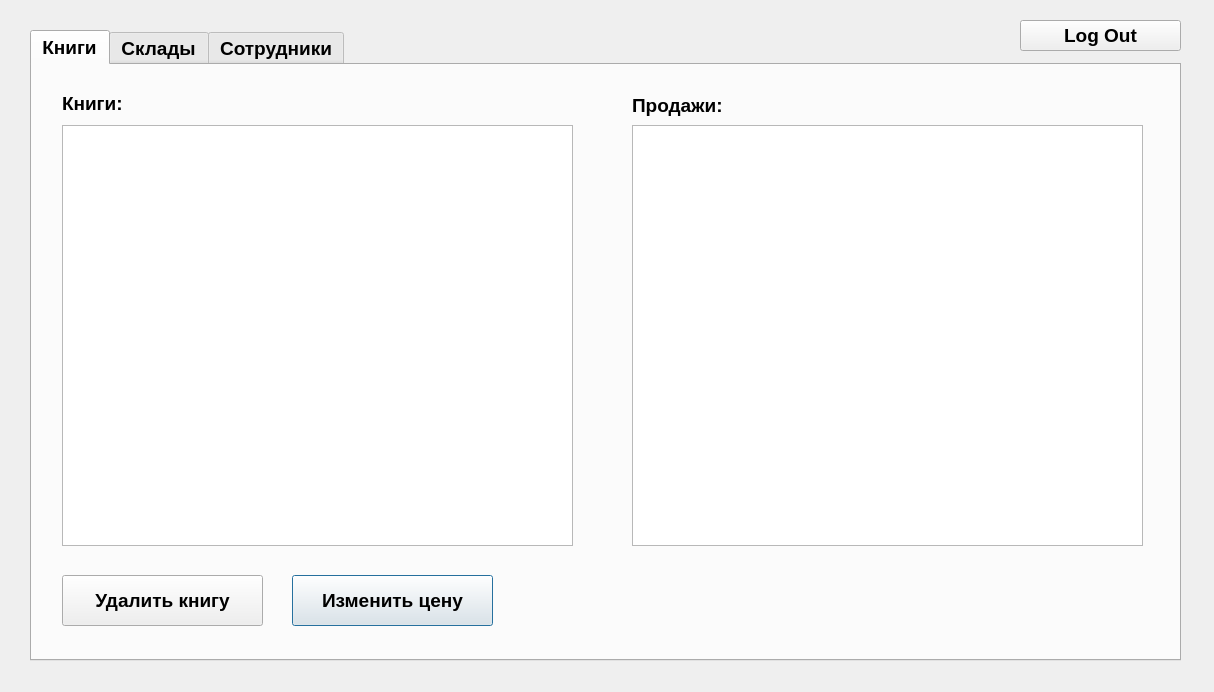
<?xml version="1.0" encoding="UTF-8"?>
<ui version="4.0">
 <class>DirectorWindow</class>
 <widget class="QDialog" name="DirectorWindow">
  <property name="geometry">
   <rect>
    <x>0</x>
    <y>0</y>
    <width>1214</width>
    <height>692</height>
   </rect>
  </property>
  <property name="font">
   <font>
    <pointsize>14</pointsize>
    <bold>true</bold>
   </font>
  </property>
  <property name="windowTitle">
   <string>Dialog</string>
  </property>
  <widget class="QTabWidget" name="tabWidget">
   <property name="geometry">
    <rect>
     <x>30</x>
     <y>30</y>
     <width>1151</width>
     <height>631</height>
    </rect>
   </property>
   <property name="currentIndex">
    <number>0</number>
   </property>
   <widget class="QWidget" name="booksTab">
    <attribute name="title">
     <string>Книги</string>
    </attribute>
    <widget class="QPushButton" name="changePriceButton">
     <property name="geometry">
      <rect>
       <x>260</x>
       <y>510</y>
       <width>201</width>
       <height>51</height>
      </rect>
     </property>
     <property name="text">
      <string>Изменить цену</string>
     </property>
    </widget>
    <widget class="QPushButton" name="removeBookButton">
     <property name="geometry">
      <rect>
       <x>30</x>
       <y>510</y>
       <width>201</width>
       <height>51</height>
      </rect>
     </property>
     <property name="text">
      <string>Удалить книгу</string>
     </property>
    </widget>
    <widget class="QTableView" name="salesTableView">
     <property name="geometry">
      <rect>
       <x>600</x>
       <y>60</y>
       <width>511</width>
       <height>421</height>
      </rect>
     </property>
     <property name="font">
      <font>
       <pointsize>12</pointsize>
       <bold>true</bold>
      </font>
     </property>
    </widget>
    <widget class="QLabel" name="books">
     <property name="geometry">
      <rect>
       <x>30</x>
       <y>30</y>
       <width>71</width>
       <height>16</height>
      </rect>
     </property>
     <property name="text">
      <string>Книги:</string>
     </property>
    </widget>
    <widget class="QLabel" name="sales">
     <property name="geometry">
      <rect>
       <x>600</x>
       <y>30</y>
       <width>111</width>
       <height>21</height>
      </rect>
     </property>
     <property name="text">
      <string>Продажи:</string>
     </property>
    </widget>
    <widget class="QTableView" name="bookTableView">
     <property name="geometry">
      <rect>
       <x>30</x>
       <y>60</y>
       <width>511</width>
       <height>421</height>
      </rect>
     </property>
     <property name="font">
      <font>
       <pointsize>12</pointsize>
       <bold>true</bold>
      </font>
     </property>
     <attribute name="horizontalHeaderMinimumSectionSize">
      <number>100</number>
     </attribute>
    </widget>
   </widget>
   <widget class="QWidget" name="storesTab">
    <attribute name="title">
     <string>Склады</string>
    </attribute>
    <widget class="QTableView" name="storeTableView">
     <property name="geometry">
      <rect>
       <x>265</x>
       <y>30</y>
       <width>851</width>
       <height>531</height>
      </rect>
     </property>
    </widget>
    <widget class="QPushButton" name="addStoreButton">
     <property name="geometry">
      <rect>
       <x>30</x>
       <y>40</y>
       <width>201</width>
       <height>51</height>
      </rect>
     </property>
     <property name="text">
      <string>Добавить склад</string>
     </property>
    </widget>
    <widget class="QPushButton" name="removeStoreButton">
     <property name="geometry">
      <rect>
       <x>30</x>
       <y>120</y>
       <width>201</width>
       <height>51</height>
      </rect>
     </property>
     <property name="text">
      <string>Удалить склад</string>
     </property>
    </widget>
   </widget>
   <widget class="QWidget" name="managersTab">
    <attribute name="title">
     <string>Сотрудники</string>
    </attribute>
    <widget class="QPushButton" name="addManager">
     <property name="geometry">
      <rect>
       <x>30</x>
       <y>40</y>
       <width>231</width>
       <height>51</height>
      </rect>
     </property>
     <property name="font">
      <font>
       <pointsize>12</pointsize>
       <bold>true</bold>
      </font>
     </property>
     <property name="text">
      <string>Добавить сотрудника</string>
     </property>
    </widget>
    <widget class="QPushButton" name="removeManager">
     <property name="geometry">
      <rect>
       <x>30</x>
       <y>120</y>
       <width>231</width>
       <height>48</height>
      </rect>
     </property>
     <property name="font">
      <font>
       <pointsize>12</pointsize>
       <bold>true</bold>
      </font>
     </property>
     <property name="text">
      <string>Удалить сотрудника</string>
     </property>
    </widget>
    <widget class="QTableView" name="managerTableView">
     <property name="geometry">
      <rect>
       <x>300</x>
       <y>30</y>
       <width>821</width>
       <height>531</height>
      </rect>
     </property>
    </widget>
   </widget>
  </widget>
  <widget class="QPushButton" name="LogOutButton">
   <property name="geometry">
    <rect>
     <x>1020</x>
     <y>20</y>
     <width>161</width>
     <height>31</height>
    </rect>
   </property>
   <property name="text">
    <string>Log Out</string>
   </property>
  </widget>
 </widget>
 <resources/>
 <connections/>
</ui>
